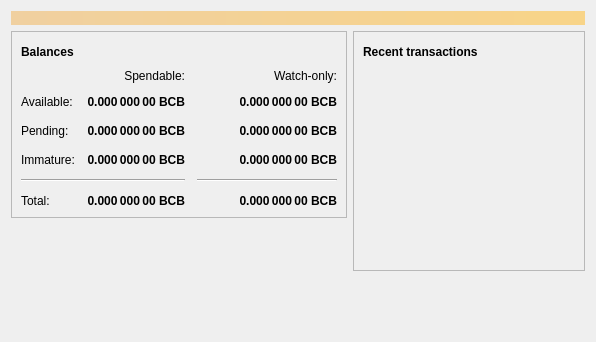
<?xml version="1.0" encoding="UTF-8"?>
<ui version="4.0">
 <class>OverviewPage</class>
 <widget class="QWidget" name="OverviewPage">
  <property name="geometry">
   <rect>
    <x>0</x>
    <y>0</y>
    <width>596</width>
    <height>342</height>
   </rect>
  </property>
  <property name="windowTitle">
   <string>Form</string>
  </property>
  <layout class="QVBoxLayout" name="topLayout">
   <item>
    <widget class="QLabel" name="labelAlerts">
     <property name="visible">
      <bool>false</bool>
     </property>
     <property name="styleSheet">
      <string notr="true">QLabel { background-color: qlineargradient(x1: 0, y1: 0, x2: 1, y2: 0, stop:0 #F0D0A0, stop:1 #F8D488); color:#000000; }</string>
     </property>
     <property name="wordWrap">
      <bool>true</bool>
     </property>
     <property name="margin">
      <number>3</number>
     </property>
     <property name="textInteractionFlags">
      <set>Qt::TextSelectableByMouse</set>
     </property>
    </widget>
   </item>
   <item>
    <layout class="QHBoxLayout" name="horizontalLayout" stretch="1,1">
     <item>
      <layout class="QVBoxLayout" name="verticalLayout_2">
       <item>
        <widget class="QFrame" name="frame">
         <property name="frameShape">
          <enum>QFrame::StyledPanel</enum>
         </property>
         <property name="frameShadow">
          <enum>QFrame::Raised</enum>
         </property>
         <layout class="QVBoxLayout" name="verticalLayout_4">
          <item>
           <layout class="QHBoxLayout" name="horizontalLayout_4">
            <item>
             <widget class="QLabel" name="label_5">
              <property name="font">
               <font>
                <weight>75</weight>
                <bold>true</bold>
               </font>
              </property>
              <property name="text">
               <string>Balances</string>
              </property>
             </widget>
            </item>
            <item>
             <widget class="QPushButton" name="labelWalletStatus">
              <property name="enabled">
               <bool>true</bool>
              </property>
              <property name="maximumSize">
               <size>
                <width>30</width>
                <height>16777215</height>
               </size>
              </property>
              <property name="toolTip">
               <string>The displayed information may be out of date. Your wallet automatically synchronizes with the Bitcoin network after a connection is established, but this process has not completed yet.</string>
              </property>
              <property name="text">
               <string/>
              </property>
              <property name="icon">
               <iconset resource="../bitcoin.qrc">
                <normaloff>:/icons/warning</normaloff>
                <disabledoff>:/icons/warning</disabledoff>:/icons/warning</iconset>
              </property>
              <property name="iconSize">
               <size>
                <width>24</width>
                <height>24</height>
               </size>
              </property>
              <property name="flat">
               <bool>true</bool>
              </property>
             </widget>
            </item>
            <item>
             <spacer name="horizontalSpacer_3">
              <property name="orientation">
               <enum>Qt::Horizontal</enum>
              </property>
              <property name="sizeHint" stdset="0">
               <size>
                <width>40</width>
                <height>20</height>
               </size>
              </property>
             </spacer>
            </item>
           </layout>
          </item>
          <item>
           <layout class="QGridLayout" name="gridLayout">
            <property name="spacing">
             <number>12</number>
            </property>
            <item row="2" column="2">
             <widget class="QLabel" name="labelWatchPending">
              <property name="font">
               <font>
                <weight>75</weight>
                <bold>true</bold>
               </font>
              </property>
              <property name="cursor">
               <cursorShape>IBeamCursor</cursorShape>
              </property>
              <property name="toolTip">
               <string>Unconfirmed transactions to watch-only addresses</string>
              </property>
              <property name="text">
               <string notr="true">0.000 000 00 BCB</string>
              </property>
              <property name="alignment">
               <set>Qt::AlignRight|Qt::AlignTrailing|Qt::AlignVCenter</set>
              </property>
              <property name="textInteractionFlags">
               <set>Qt::LinksAccessibleByMouse|Qt::TextSelectableByKeyboard|Qt::TextSelectableByMouse</set>
              </property>
             </widget>
            </item>
            <item row="2" column="1">
             <widget class="QLabel" name="labelUnconfirmed">
              <property name="font">
               <font>
                <weight>75</weight>
                <bold>true</bold>
               </font>
              </property>
              <property name="cursor">
               <cursorShape>IBeamCursor</cursorShape>
              </property>
              <property name="toolTip">
               <string>Total of transactions that have yet to be confirmed, and do not yet count toward the spendable balance</string>
              </property>
              <property name="text">
               <string notr="true">0.000 000 00 BCB</string>
              </property>
              <property name="alignment">
               <set>Qt::AlignRight|Qt::AlignTrailing|Qt::AlignVCenter</set>
              </property>
              <property name="textInteractionFlags">
               <set>Qt::LinksAccessibleByMouse|Qt::TextSelectableByKeyboard|Qt::TextSelectableByMouse</set>
              </property>
             </widget>
            </item>
            <item row="3" column="2">
             <widget class="QLabel" name="labelWatchImmature">
              <property name="font">
               <font>
                <weight>75</weight>
                <bold>true</bold>
               </font>
              </property>
              <property name="cursor">
               <cursorShape>IBeamCursor</cursorShape>
              </property>
              <property name="toolTip">
               <string>Mined balance in watch-only addresses that has not yet matured</string>
              </property>
              <property name="text">
               <string notr="true">0.000 000 00 BCB</string>
              </property>
              <property name="alignment">
               <set>Qt::AlignRight|Qt::AlignTrailing|Qt::AlignVCenter</set>
              </property>
              <property name="textInteractionFlags">
               <set>Qt::LinksAccessibleByMouse|Qt::TextSelectableByKeyboard|Qt::TextSelectableByMouse</set>
              </property>
             </widget>
            </item>
            <item row="4" column="0" colspan="2">
             <widget class="Line" name="line">
              <property name="orientation">
               <enum>Qt::Horizontal</enum>
              </property>
             </widget>
            </item>
            <item row="4" column="2">
             <widget class="Line" name="lineWatchBalance">
              <property name="sizePolicy">
               <sizepolicy hsizetype="Preferred" vsizetype="Fixed">
                <horstretch>0</horstretch>
                <verstretch>0</verstretch>
               </sizepolicy>
              </property>
              <property name="minimumSize">
               <size>
                <width>140</width>
                <height>0</height>
               </size>
              </property>
              <property name="orientation">
               <enum>Qt::Horizontal</enum>
              </property>
             </widget>
            </item>
            <item row="5" column="0">
             <widget class="QLabel" name="labelTotalText">
              <property name="text">
               <string>Total:</string>
              </property>
             </widget>
            </item>
            <item row="3" column="1">
             <widget class="QLabel" name="labelImmature">
              <property name="font">
               <font>
                <weight>75</weight>
                <bold>true</bold>
               </font>
              </property>
              <property name="cursor">
               <cursorShape>IBeamCursor</cursorShape>
              </property>
              <property name="toolTip">
               <string>Mined balance that has not yet matured</string>
              </property>
              <property name="text">
               <string notr="true">0.000 000 00 BCB</string>
              </property>
              <property name="alignment">
               <set>Qt::AlignRight|Qt::AlignTrailing|Qt::AlignVCenter</set>
              </property>
              <property name="textInteractionFlags">
               <set>Qt::LinksAccessibleByMouse|Qt::TextSelectableByKeyboard|Qt::TextSelectableByMouse</set>
              </property>
             </widget>
            </item>
            <item row="2" column="3">
             <spacer name="horizontalSpacer_2">
              <property name="orientation">
               <enum>Qt::Horizontal</enum>
              </property>
              <property name="sizeHint" stdset="0">
               <size>
                <width>40</width>
                <height>20</height>
               </size>
              </property>
             </spacer>
            </item>
            <item row="3" column="0">
             <widget class="QLabel" name="labelImmatureText">
              <property name="text">
               <string>Immature:</string>
              </property>
             </widget>
            </item>
            <item row="5" column="1">
             <widget class="QLabel" name="labelTotal">
              <property name="font">
               <font>
                <weight>75</weight>
                <bold>true</bold>
               </font>
              </property>
              <property name="cursor">
               <cursorShape>IBeamCursor</cursorShape>
              </property>
              <property name="toolTip">
               <string>Your current total balance</string>
              </property>
              <property name="text">
               <string notr="true">0.000 000 00 BCB</string>
              </property>
              <property name="alignment">
               <set>Qt::AlignRight|Qt::AlignTrailing|Qt::AlignVCenter</set>
              </property>
              <property name="textInteractionFlags">
               <set>Qt::LinksAccessibleByMouse|Qt::TextSelectableByKeyboard|Qt::TextSelectableByMouse</set>
              </property>
             </widget>
            </item>
            <item row="5" column="2">
             <widget class="QLabel" name="labelWatchTotal">
              <property name="font">
               <font>
                <weight>75</weight>
                <bold>true</bold>
               </font>
              </property>
              <property name="cursor">
               <cursorShape>IBeamCursor</cursorShape>
              </property>
              <property name="toolTip">
               <string>Current total balance in watch-only addresses</string>
              </property>
              <property name="text">
               <string notr="true">0.000 000 00 BCB</string>
              </property>
              <property name="alignment">
               <set>Qt::AlignRight|Qt::AlignTrailing|Qt::AlignVCenter</set>
              </property>
              <property name="textInteractionFlags">
               <set>Qt::LinksAccessibleByMouse|Qt::TextSelectableByKeyboard|Qt::TextSelectableByMouse</set>
              </property>
             </widget>
            </item>
            <item row="0" column="2">
             <widget class="QLabel" name="labelWatchonly">
              <property name="text">
               <string>Watch-only:</string>
              </property>
              <property name="alignment">
               <set>Qt::AlignRight|Qt::AlignTrailing|Qt::AlignVCenter</set>
              </property>
             </widget>
            </item>
            <item row="1" column="0">
             <widget class="QLabel" name="labelBalanceText">
              <property name="text">
               <string>Available:</string>
              </property>
             </widget>
            </item>
            <item row="1" column="1">
             <widget class="QLabel" name="labelBalance">
              <property name="font">
               <font>
                <weight>75</weight>
                <bold>true</bold>
               </font>
              </property>
              <property name="cursor">
               <cursorShape>IBeamCursor</cursorShape>
              </property>
              <property name="toolTip">
               <string>Your current spendable balance</string>
              </property>
              <property name="text">
               <string notr="true">0.000 000 00 BCB</string>
              </property>
              <property name="alignment">
               <set>Qt::AlignRight|Qt::AlignTrailing|Qt::AlignVCenter</set>
              </property>
              <property name="textInteractionFlags">
               <set>Qt::LinksAccessibleByMouse|Qt::TextSelectableByKeyboard|Qt::TextSelectableByMouse</set>
              </property>
             </widget>
            </item>
            <item row="1" column="2">
             <widget class="QLabel" name="labelWatchAvailable">
              <property name="font">
               <font>
                <weight>75</weight>
                <bold>true</bold>
               </font>
              </property>
              <property name="cursor">
               <cursorShape>IBeamCursor</cursorShape>
              </property>
              <property name="toolTip">
               <string>Your current balance in watch-only addresses</string>
              </property>
              <property name="text">
               <string notr="true">0.000 000 00 BCB</string>
              </property>
              <property name="alignment">
               <set>Qt::AlignRight|Qt::AlignTrailing|Qt::AlignVCenter</set>
              </property>
              <property name="textInteractionFlags">
               <set>Qt::LinksAccessibleByMouse|Qt::TextSelectableByKeyboard|Qt::TextSelectableByMouse</set>
              </property>
             </widget>
            </item>
            <item row="2" column="0">
             <widget class="QLabel" name="labelPendingText">
              <property name="text">
               <string>Pending:</string>
              </property>
             </widget>
            </item>
            <item row="0" column="1">
             <widget class="QLabel" name="labelSpendable">
              <property name="text">
               <string>Spendable:</string>
              </property>
              <property name="alignment">
               <set>Qt::AlignRight|Qt::AlignTrailing|Qt::AlignVCenter</set>
              </property>
             </widget>
            </item>
           </layout>
          </item>
         </layout>
        </widget>
       </item>
       <item>
        <spacer name="verticalSpacer">
         <property name="orientation">
          <enum>Qt::Vertical</enum>
         </property>
         <property name="sizeHint" stdset="0">
          <size>
           <width>20</width>
           <height>40</height>
          </size>
         </property>
        </spacer>
       </item>
      </layout>
     </item>
     <item>
      <layout class="QVBoxLayout" name="verticalLayout_3">
       <item>
        <widget class="QFrame" name="frame_2">
         <property name="frameShape">
          <enum>QFrame::StyledPanel</enum>
         </property>
         <property name="frameShadow">
          <enum>QFrame::Raised</enum>
         </property>
         <layout class="QVBoxLayout" name="verticalLayout">
          <item>
           <layout class="QHBoxLayout" name="horizontalLayout_2">
            <item>
             <widget class="QLabel" name="label_4">
              <property name="font">
               <font>
                <weight>75</weight>
                <bold>true</bold>
               </font>
              </property>
              <property name="text">
               <string>Recent transactions</string>
              </property>
             </widget>
            </item>
            <item>
             <widget class="QPushButton" name="labelTransactionsStatus">
              <property name="enabled">
               <bool>true</bool>
              </property>
              <property name="maximumSize">
               <size>
                <width>30</width>
                <height>16777215</height>
               </size>
              </property>
              <property name="toolTip">
               <string>The displayed information may be out of date. Your wallet automatically synchronizes with the Bitcoin network after a connection is established, but this process has not completed yet.</string>
              </property>
              <property name="text">
               <string/>
              </property>
              <property name="icon">
               <iconset resource="../bitcoin.qrc">
                <normaloff>:/icons/warning</normaloff>
                <disabledoff>:/icons/warning</disabledoff>:/icons/warning</iconset>
              </property>
              <property name="iconSize">
               <size>
                <width>24</width>
                <height>24</height>
               </size>
              </property>
              <property name="flat">
               <bool>true</bool>
              </property>
             </widget>
            </item>
            <item>
             <spacer name="horizontalSpacer">
              <property name="orientation">
               <enum>Qt::Horizontal</enum>
              </property>
              <property name="sizeHint" stdset="0">
               <size>
                <width>40</width>
                <height>20</height>
               </size>
              </property>
             </spacer>
            </item>
           </layout>
          </item>
          <item>
           <widget class="QListView" name="listTransactions">
            <property name="styleSheet">
             <string notr="true">QListView { background: transparent; }</string>
            </property>
            <property name="frameShape">
             <enum>QFrame::NoFrame</enum>
            </property>
            <property name="verticalScrollBarPolicy">
             <enum>Qt::ScrollBarAlwaysOff</enum>
            </property>
            <property name="horizontalScrollBarPolicy">
             <enum>Qt::ScrollBarAlwaysOff</enum>
            </property>
            <property name="selectionMode">
             <enum>QAbstractItemView::NoSelection</enum>
            </property>
           </widget>
          </item>
         </layout>
        </widget>
       </item>
       <item>
        <spacer name="verticalSpacer_2">
         <property name="orientation">
          <enum>Qt::Vertical</enum>
         </property>
         <property name="sizeHint" stdset="0">
          <size>
           <width>20</width>
           <height>40</height>
          </size>
         </property>
        </spacer>
       </item>
      </layout>
     </item>
    </layout>
   </item>
  </layout>
 </widget>
 <resources/>
 <connections/>
</ui>
